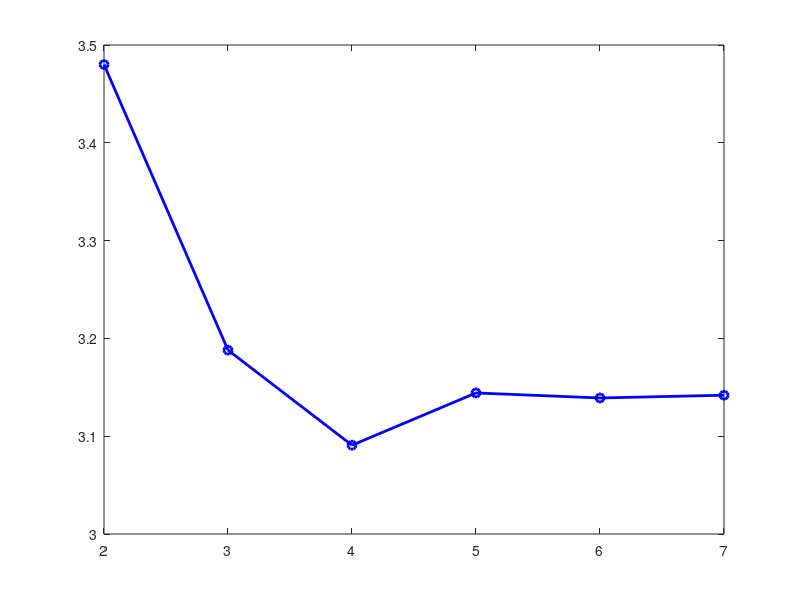

Reproduce this figure in MATLAB. (Note: this script raises an error after producing the figure.)
% Monte Carlo estimation of π
% Fixed number of random points
% Plot π estimation and deviation, execution time

clear; clc; close all;

% Number of random points
num_points = [10^2, 10^3, 10^4, 10^5, 10^6, 10^7];

% Preallocate arrays
pi_estimates = zeros(size(num_points));
deviation = zeros(size(num_points));
execution_time = zeros(size(num_points));

true_pi = pi; % Reference value of π

for i = 1:length(num_points)
    N = num_points(i);
    
    % Start timing
    tic;
    
    % Generate random points (x, y) between [0, 1]
    x = rand(1, N);
    y = rand(1, N);
    
    % Check if points fall within the quarter circle
    inside_circle = (x.^2 + y.^2) <= 1;
    
    % Estimate π based on the ratio of points inside the circle
    pi_estimates(i) = 4 * sum(inside_circle) / N;
    
    % Stop timing
    execution_time(i) = toc;
    
    % Compute deviation from the true value of π
    deviation(i) = abs(pi_estimates(i) - true_pi);
end

% 1. Plotting Estimated value of π versus the number of points
figure;
plot(log10(num_points), pi_estimates, 'b-o', 'LineWidth', 2);
hold on;
yline(true_pi, '--r', 'LineWidth', 2);
title('Estimated value of \pi versus Number of Points');
xlabel('log_{10}(Number of Points)');
ylabel('Estimated \pi');
legend('Estimated \pi', 'True \pi');
grid on;

% Save the first figure as .png
saveas(gcf, 'pi_estimation_plot.png');

% 2. Plotting Deviation of Estimated π from True Value
figure;
plot(log10(num_points), deviation, 'g-o', 'LineWidth', 2);
title('Deviation of Estimated \pi from True Value');
xlabel('log_{10}(Number of Points)');
ylabel('Deviation');
legend('Deviation');
grid on;

% Save the second figure as .png
saveas(gcf, 'pi_deviation_plot.png');

% 3. Plotting Execution Time versus Number of Points
figure;
plot(log10(num_points), execution_time, 'r-o', 'LineWidth', 2);
xlabel('log_{10}(Number of Points)');
ylabel('Execution Time (seconds)');
title('Execution Time versus Number of Points');
grid on;

% Save the third figure as .png
saveas(gcf, 'execution_time_plot.png');

% 4. Plotting Precision versus Computational Cost
figure;
plot(execution_time, deviation, 'k-o', 'LineWidth', 2);
xlabel('Execution Time (seconds)');
ylabel('Deviation');
title('Precision versus Computational Cost');
grid on;

% Save the fourth figure as .png
saveas(gcf, 'precision_vs_cost_plot.png');
